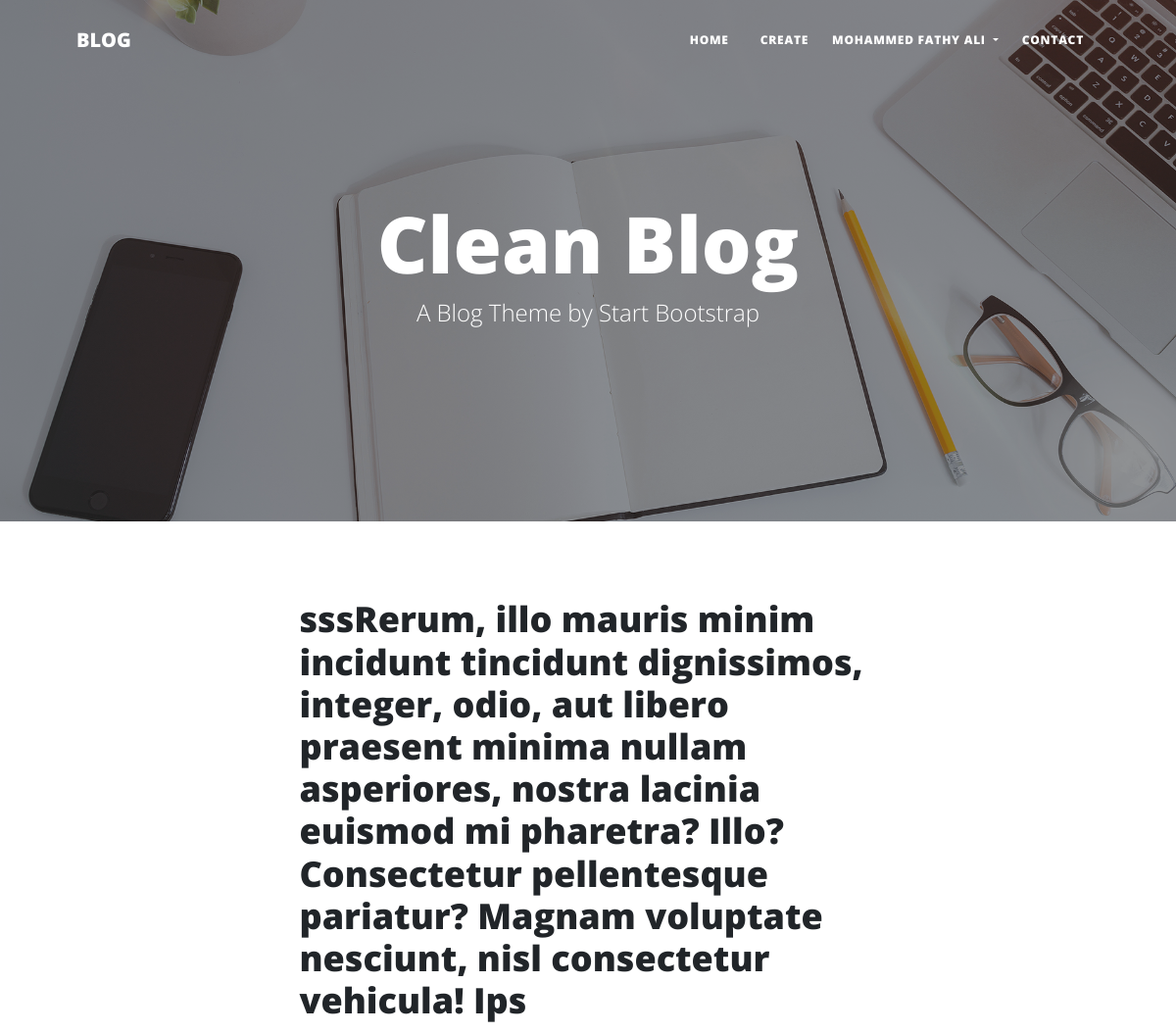
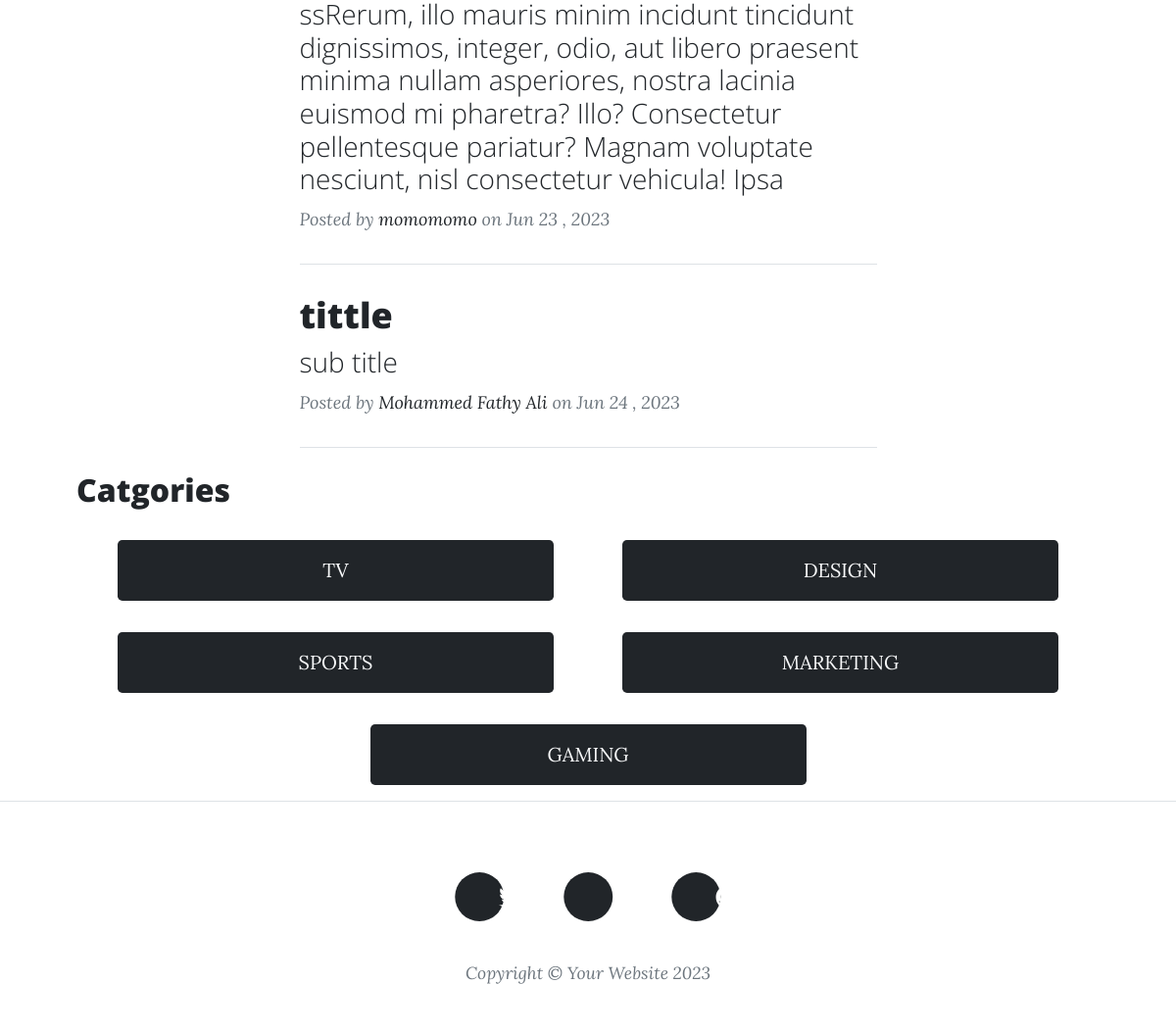
The app's page /index.php (signed in) with its own data (2 pictures, top to bottom).
### tables this page shows
CREATE TABLE `posts` (
  `id` int(11) NOT NULL,
  `user_id` int(11) NOT NULL,
  `category_id` int(11) NOT NULL,
  `category_name` varchar(255) NOT NULL,
  `username` varchar(255) NOT NULL,
  `title` varchar(255) NOT NULL,
  `sub_title` varchar(255) NOT NULL,
  `body` text NOT NULL,
  `img` varchar(200) NOT NULL,
  `created_at` timestamp NOT NULL DEFAULT current_timestamp(),
  `status` tinyint(1) NOT NULL DEFAULT 0
);

CREATE TABLE `categories` (
  `id` int(11) NOT NULL,
  `name` varchar(255) NOT NULL
);

### config/database.php (called while the page is built, shortened)
<?php
abstract class UserDatabase
{
    public function __construct()
    {
        $this->conn = new PDO(DSN, USER, PASSWORD);
    }
}

### config/databases/posts.php (called while the page is built, shortened)
<?php require __DIR__ . "/../database.php"; ?>
<?php
class Posts extends UserDatabase
{
    public function get_posts()
    {
        $statement = $this->conn->prepare("SELECT * FROM posts WHERE status = 1 ");
        $statement->execute();
        $allPosts = $statement->fetchAll(PDO::FETCH_OBJ);
        return $allPosts;
    }
    public function get_categries()
    {
        $statement = $this->conn->prepare("SELECT * FROM categories");
        $statement->execute();
        $allCategories = $statement->fetchAll(PDO::FETCH_OBJ);
        return $allCategories;
    }
}
$postsDB = new Posts();
?>

### index.php (the view, shortened to what this page needs)
<?php require "includes/header.php"; ?>
<?php require "config/databases/posts.php"; ?>
<?php
$allPosts = $postsDB->get_posts();
$allCategories = $postsDB->get_categries();
?>
<header class="masthead" style="background-image: url('assets/img/home-bg.jpg')">
    <div class="container position-relative px-4 px-lg-5">
        <div class="row gx-4 gx-lg-5 justify-content-center">
            <div class="col-md-10 col-lg-8 col-xl-7">
                <div class="site-heading">
                    <h1>Clean Blog </h1>
                    <span class="subheading">A Blog Theme by Start Bootstrap</span>
                </div>
            </div>
        </div>
    </div>
</header>
<div class="container px-4 px-lg-5">
    <div class="row gx-4 gx-lg-5 justify-content-center">
        <div class="col-md-10 col-lg-8 col-xl-7">
            <?php foreach ($allPosts as $post) : ?>
                <div class="post-preview">
                    <a href="posts/post.php?post_id=<?php echo $post->id ?>">
                        <h2 class="post-title">
                            <?php echo $post->title ?>
                        </h2>
                        <h3 class="post-subtitle">
                            <?php echo $post->sub_title ?>
                        </h3>
                    </a>
                    <p class="post-meta">
                        Posted by
                        <a href="#!"> <?php echo $post->username ?>
                        </a>
                        on <?php echo date("M d , Y", strtotime($post->created_at)) ?>
                    </p>
                </div>
                <hr class="my-4" />
            <?php endforeach; ?>
        </div>
        <div class="container">
            <div class="h2 mb-3">Catgories</div>
            <div class="row d-flex justify-content-evenly ">
                <?php foreach ($allCategories as $category) : ?>
                    <a class="col-5 bg-dark text-light text-center p-3 m-3 rounded-3" href="categories/categories.php?cat_id=<?php echo $category->id ?>">
                        <?php echo $category->name ?>
                    </a>
                <?php endforeach; ?>
            </div>
        </div>
    </div>
</div>
<?php require "includes/footer.php"; ?>

### includes/header.php (shortened to what this page needs)
<!DOCTYPE php>
<php lang="en">
    <head>
        <link href="http://localhost/CMS/css/styles.css" rel="stylesheet" />
    </head>
    <body>
        <nav class="navbar navbar-expand-lg navbar-light" id="mainNav">
            <div class="container px-4 px-lg-5">
                <a class="navbar-brand" href="http://localhost/CMS/index.php">BLOG</a>
                <div class="collapse navbar-collapse" id="navbarResponsive">
                    <ul class="navbar-nav ms-auto py-4 py-lg-0">
                        <?php if (isset($_SESSION["username"])) : ?>
                        <li class="nav-item">
                            <a class="nav-link px-lg-3 py-3 py-lg-4" href="http://localhost/CMS/index.php">Home</a>
                        </li>
                        <li class="nav-item">
                            <a class="nav-link px-lg-3 py-3 py-lg-4"
                                href="http://localhost/CMS/posts/create.php">Create</a>
                        </li>
                        <li class="nav-item dropdown mt-3">
                            <a class="nav-link dropdown-toggle" href="#" id="navbarDropdown" role="button"
                                data-bs-toggle="dropdown" aria-expanded="false">
                                <?php echo $_SESSION["username"] ?>
                            </a>
                        </li>
                        <?php endif; ?>
                        <li class="nav-item">
                            <a class="nav-link px-lg-3 py-3 py-lg-4" href="http://localhost/CMS/contact.php">Contact</a>
                        </li>
                    </ul>
                </div>
            </div>
        </nav>

### includes/footer.php (shortened to what this page needs)
<footer class="border-top">
    <div class="container px-4 px-lg-5">
        <div class="row gx-4 gx-lg-5 justify-content-center">
            <div class="col-md-10 col-lg-8 col-xl-7">
                <ul class="list-inline text-center d-flex justify-content-center">
                    <li class="list-inline-item m-4">
                        <a href="#!">
                            <span class="fa-stack fa-lg">
                                <i class="fas fa-circle fa-stack-2x"></i>
                                <i class="fab fa-twitter ms-5 fa-stack-1x fa-inverse"></i>
                            </span>
                        </a>
                    </li>
                    <li class="list-inline-item m-4">
                        <a href="#!">
                            <span class="fa-stack fa-lg">
                                <i class="fas fa-circle fa-stack-2x"></i>
                                <i class="fab fa-facebook-f ms-5  fa-stack-1x fa-inverse"></i>
                            </span>
                        </a>
                    </li>
                    <li class="list-inline-item m-4">
                        <a href="#!">
                            <span class="fa-stack fa-lg">
                                <i class="fas fa-circle fa-stack-2x"></i>
                                <i class="fab fa-github ms-5  fa-stack-1x fa-inverse"></i>
                            </span>
                        </a>
                    </li>
                </ul>
                <div class="small text-center text-muted fst-italic">
                    Copyright &copy; Your Website 2023
                </div>
            </div>
        </div>
    </div>
</footer>
</body>
</html>

### records on screen
posts: title "sssRerum, illo mauris minim incidunt tincidunt dignissimos, integer, odio, aut libero praesent minima nullam asperiores, nostra lacinia euismod mi pharetra? Illo? Consectetur pellentesque pariatur? Magnam voluptate nesciunt, nisl consectetur vehicula! Ips", sub_title "ssRerum, illo mauris minim incidunt tincidunt dignissimos, integer, odio, aut libero praesent minima nullam asperiores, nostra lacinia euismod mi pharetra? Illo? Consectetur pellentesque pariatur? Magnam voluptate nesciunt, nisl consectetur vehicula! Ipsa", username "momomomo", created_at "Jun 23 , 2023"
posts: title "tittle", sub_title "sub title", username "Mohammed Fathy Ali", created_at "Jun 24 , 2023"
categories: name "TV"
categories: name "DESIGN"
categories: name "SPORTS"
categories: name "MARKETING"
categories: name "GAMING"

### other values on screen
$_SESSION["username"] "MOHAMMED FATHY ALI"
